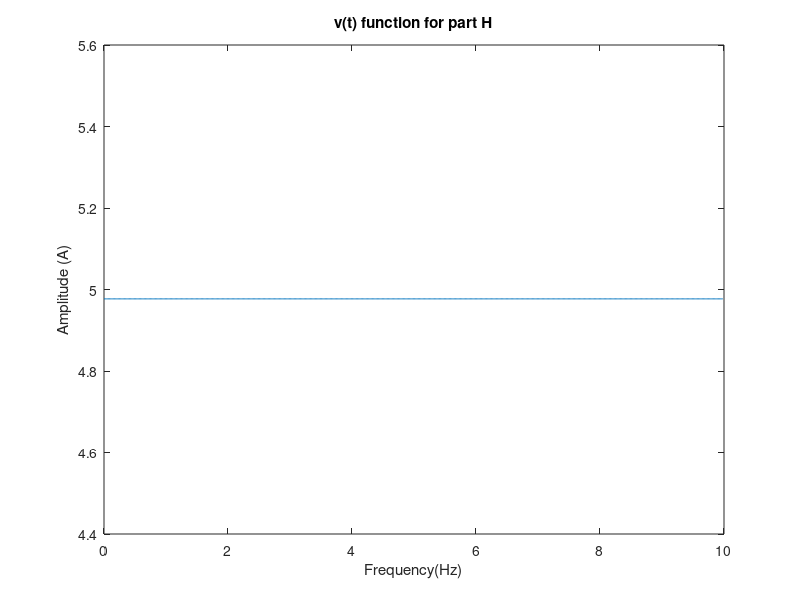

MATLAB code to generate this figure:

Fs=50; %the sampling frequency given was 100Hz
Ts=1/Fs; % period
t=0:Ts:10-Ts; %should give a single second sampling
f2=100;f3=250; %all frequencies from equation

y=8*cos(2*pi*t*f2 + 150)-4*cos(2*pi*t*f3 + 30);

%plotting the frequency as is! comes out at Figure 1
figure, plot (t,y)
title ('v(t) function for part H')
xlabel('Frequency(Hz)')
ylabel('Amplitude (A)')